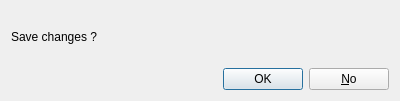
<?xml version="1.0" encoding="UTF-8"?>
<ui version="4.0">
 <class>win_Dialog_save_if_edited</class>
 <widget class="QDialog" name="win_Dialog_save_if_edited">
  <property name="geometry">
   <rect>
    <x>0</x>
    <y>0</y>
    <width>400</width>
    <height>101</height>
   </rect>
  </property>
  <property name="windowTitle">
   <string>Dialog</string>
  </property>
  <layout class="QVBoxLayout" name="verticalLayout">
   <item>
    <widget class="QLabel" name="label">
     <property name="text">
      <string>Save changes ?</string>
     </property>
    </widget>
   </item>
   <item>
    <widget class="QDialogButtonBox" name="buttonBox">
     <property name="orientation">
      <enum>Qt::Horizontal</enum>
     </property>
     <property name="standardButtons">
      <set>QDialogButtonBox::No|QDialogButtonBox::Ok</set>
     </property>
    </widget>
   </item>
  </layout>
 </widget>
 <resources/>
 <connections>
  <connection>
   <sender>buttonBox</sender>
   <signal>accepted()</signal>
   <receiver>win_Dialog_save_if_edited</receiver>
   <slot>accept()</slot>
   <hints>
    <hint type="sourcelabel">
     <x>248</x>
     <y>254</y>
    </hint>
    <hint type="destinationlabel">
     <x>157</x>
     <y>274</y>
    </hint>
   </hints>
  </connection>
  <connection>
   <sender>buttonBox</sender>
   <signal>rejected()</signal>
   <receiver>win_Dialog_save_if_edited</receiver>
   <slot>reject()</slot>
   <hints>
    <hint type="sourcelabel">
     <x>316</x>
     <y>260</y>
    </hint>
    <hint type="destinationlabel">
     <x>286</x>
     <y>274</y>
    </hint>
   </hints>
  </connection>
 </connections>
</ui>
